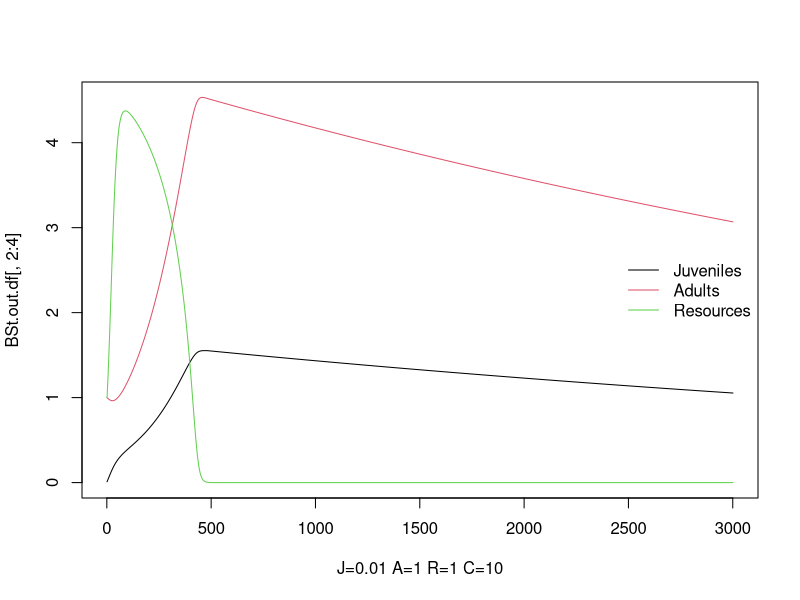
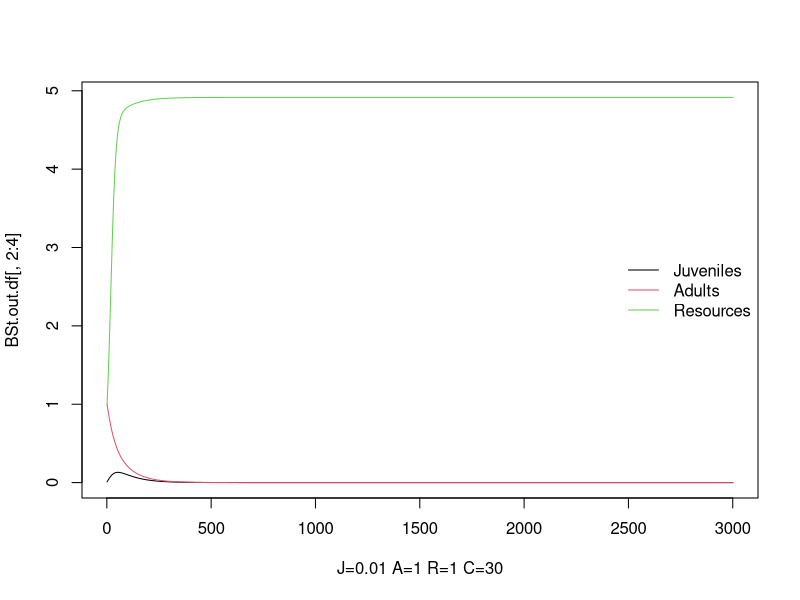
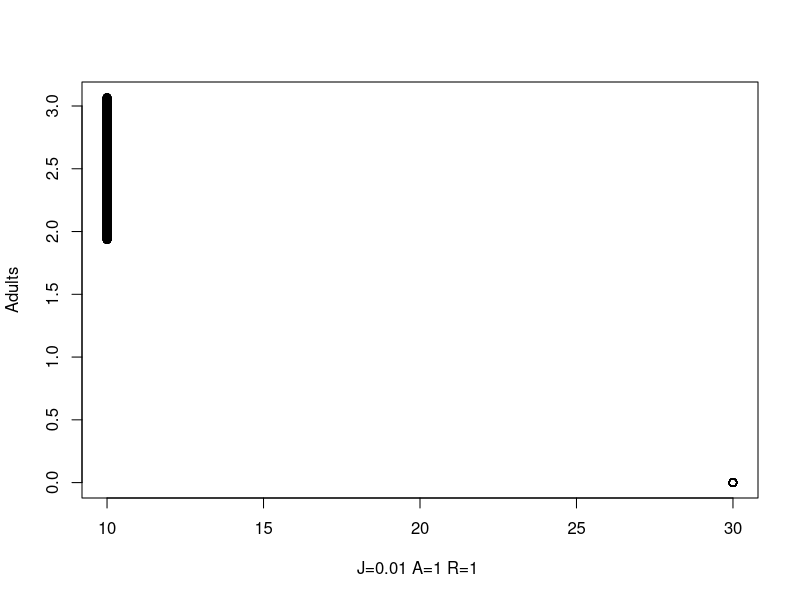
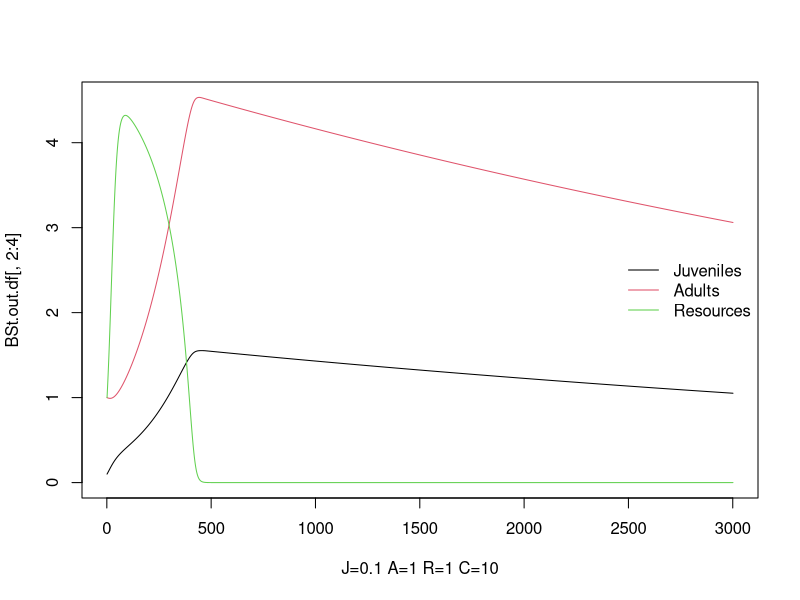
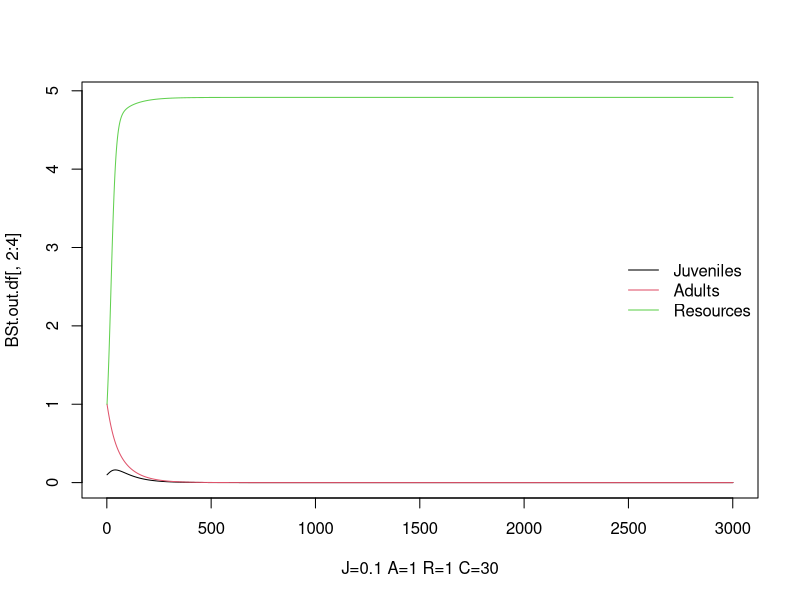
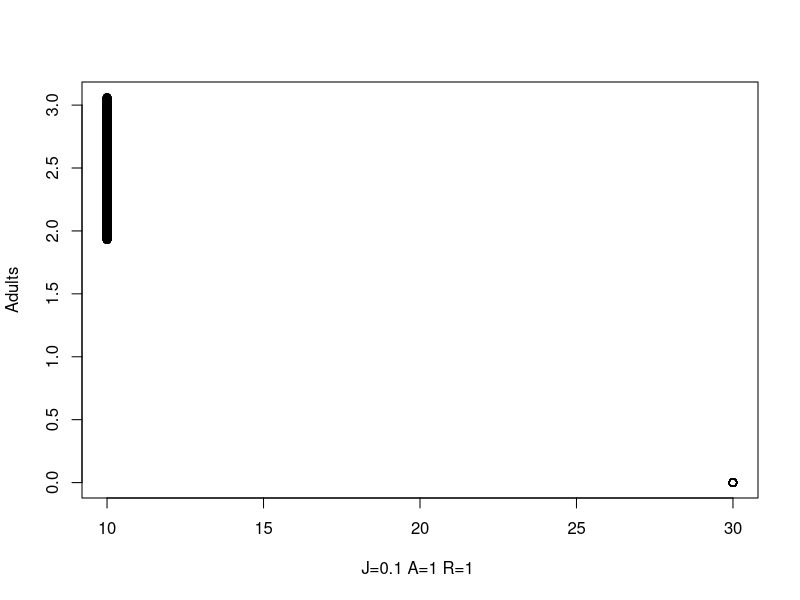
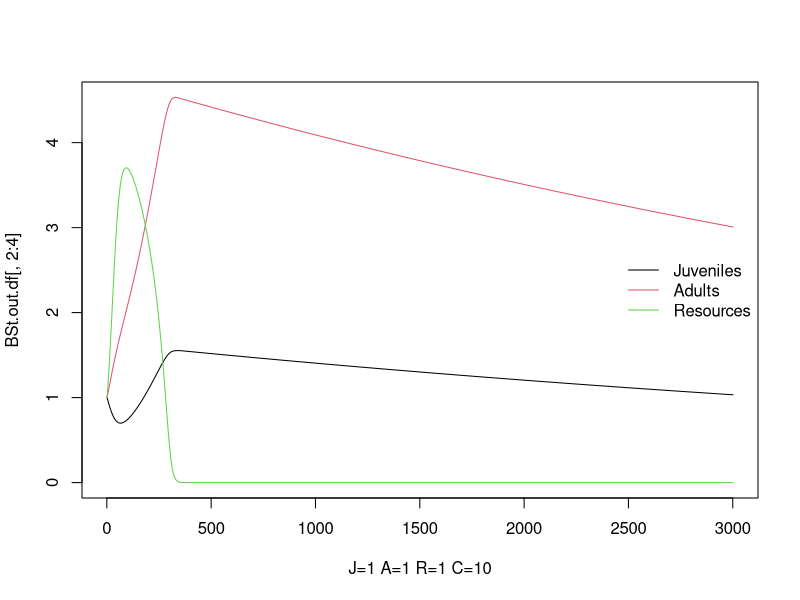
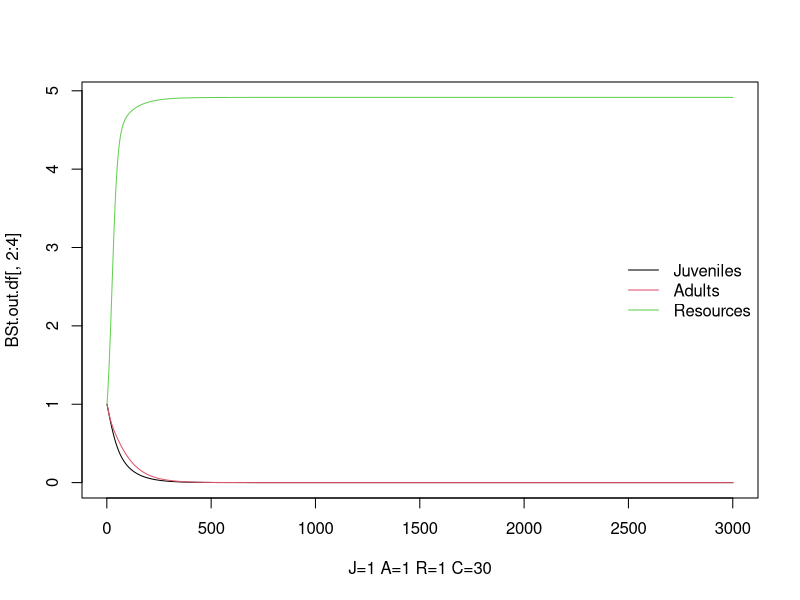

Source code (R) for these figures, in order:

library(deSolve)

#### RUNTIME ###################################################################

# start timing script
start <- proc.time()

#### PARAMETERS ################################################################

# t subscript in variable name indicates temperature-sensitive
# base terms are now the scaling factor for temperature-sensitive terms

# z: adult to juvenile size ratio
z<-0.2
# p: adult modifier on production of juveniles
# can use to modify stage structure, seems like it needs to be <1
p<-0.4
# sig: conversion efficiency of resource to useful energy for fish
sig<-0.7
# M: maximum ingestion rate
# make mass specific?
M<-0.5
# MS: function breadth for max intake rate
# i.e. attack rate, opens downward
MS<-10
# H: handling time
# speed at which fish can eat resources (smaller is faster)
H<-1
# HS: function breadth for handling time
# temperature parabola opens upward
HS<-10
# uJ: juvenile mortality
# uJ = 0.05 when C = 20
uJ<-1.625
# uJe: activation energy of juvenile mortality
uJe<--0.006
# uA: adult mortality
# uA = 0.005 when C = 20
uA<-1.625
# uAe: activation energy og adult mortality
uAe<--0.006
# uR: resource mortality
# uR = 0.005 when C = 20
uR<-0.163
# uRe: activation energy of resource mortality
uRe<--0.006
# t: costs of maintaining somatic growth/turnover
# i.e. base level of resource intake you must exceed to mature/reproduce
# t = 0.1 when C = 20
t<-0.326
# te: activation energy of metabolic waste
te<--0.006
# r: resource growth rate
r<-1.5
# rS: function breadth for resource growth rate
# temperature parabola opens downward
rS<-15
# K: resource carrying capacity
K<-5
# B: adult reproductive rate
B<-0.5
# boltzmann's constant
kb<-8.617*10^-5
# t: temperature in degrees celsius
# 20 is optimal, 10 is cold, 30 is hot
C<-20

#### ODE FUNCTIONS #############################################################

# t subscript in variable name indicates temperature-sensitive

# Mt: maximum ingestion rate
# Ht: handling time
# tt: costs of maintaining somatic growth/turnover
# uJt: mortality rate for juveniles
# uAt: mortality rate for adults
# uRt: mortality rate for resources
# rt: resource growth rate
# ca: functional response for adults
# cj: functional response for juveniles
# mj: juvenile maturation rate
# ra: reproduction per adult

BaseStaget<-function(t,y,p){
    {
        J<-y[1]
        A<-y[2]
        R<-y[3]
    }
    with(as.list(p),{
        Mt<-M*exp(-(C-20)^2/(2*MS)^2)
        Ht<-H*exp((C-20)^2/(2*HS)^2)
        tt<-t*exp(te/(kb*C))
        uJt<-uJ*exp(uJe/(kb*C))
        uAt<-uA*exp(uAe/(kb*C))
        uRt<-uR*exp(uRe/(kb*C))
        rt<-r*exp(-(C-23)^2/(2*rS)^2)
        
        ca<-Mt*(R/(Ht+R))
        cj<-Mt*(R/(Ht+R))
        ifelse(((sig*cj)-tt)<0, mj<-0, mj<-(((sig*cj)-tt)-uJt)/(1-z^(1-(uJt/((sig*cj)-tt)))))
        ifelse(((sig*ca)-tt)<0, ra<-0, ra<-((sig*ca)-tt)*B)
        
        dJ.dt<- ra*A -mj*J - uJt *J
        
        dA.dt<- mj*J - uAt*A -ra*p*A
        
        dR.dt<- rt*R*(1-(R/K)) - cj*J - ca*A - uRt*R
        
        return(list(c(dJ.dt,dA.dt,dR.dt)))
    })
}

#### SIMULATION ################################################################

# define how time works for simulation
days<-(seq(0,300,by=0.1))

# set initial conditions for state variables
# intialize as single value to run one interation,
# intialize as vector of values to run multiple interations
a <- 1 # adults
juv.vec <- c(0.01,0.1,1,2,3,4,5,10,100) # juveniles
r <- 1 # resources

# create parameter vector
parms<-c(z=z, p=p, sig=sig, M=M, MS=MS, H=H,HS=HS, uJ=uJ, uJe=uJe,
         uA=uA, uAe=uAe, uR=uR, uRe=uRe, t=t, te=te,r=r, rS=rS, K=K, B=B, kb=kb, C=C)
# choose parameter to change
parm.name <- "C"
# choose range of parameters
parm.seq <- seq(10,30,length = 2)
# find index of parameter to change
parm.index <- which(names(parms)==parm.name)

# initialize list to store output
BSt.out.list <- list()

# choose variable to show in bifurcation plot
plot.variable <- "Adults"

# loop to change initial value of juveniles
for (j in juv.vec) {
    y <- c(j,a,r)
    names(y) <- c("Juveniles", "Adults", "Resources")
    
    
    # loop to change parameter
    for (i in 1:length(parm.seq)) {
        # set parameters
        parms.loop <- parms
        parms.loop[parm.index] <- parm.seq[i]
        # converge
        BSt.out <- ode(y=y, time=days, BaseStaget, parms=parms.loop)
        # get converged points
        BSt.out.list[[i]] <- ode(y=BSt.out[length(days),-1], time=days,
                                 BaseStaget, parms=parms.loop)[,-1]
        
        # plot juveniles, adults, and resources
        BSt.out.df <- data.frame(BSt.out)
        matplot(BSt.out.df[,2:4],type="l",lty=1,pch=0.5,col=1:3,
                xlab=paste0("J=",j," ","A=",a," ","R=",r," ", parm.name,"=", parm.seq[i]))
        legend('right', names(y), lty=1,col=1:3, bty = "n")
    } # end parm.seq loop
    
    # bifurcation plot
    range.lim <- lapply(BSt.out.list, function(x) apply(x, 2, range))
    range.lim <- apply(do.call("rbind", range.lim), 2, range)
    plot(0, 0, pch = "", xlab=paste0("J=",j," ","A=",a," ","R=",r," "),
         ylab = plot.variable, xlim = range(parm.seq),
         ylim = range.lim[,plot.variable])
    for (i in 1:length(parm.seq)) {
        points(rep(parm.seq[i], length(days)), BSt.out.list[[i]][,plot.variable])
    }
    
} # end juv.vec loop

#### RUNTIME ###################################################################

# stop timing script
end <- proc.time()
# print elapsed time
print(end[3]-start[3])
